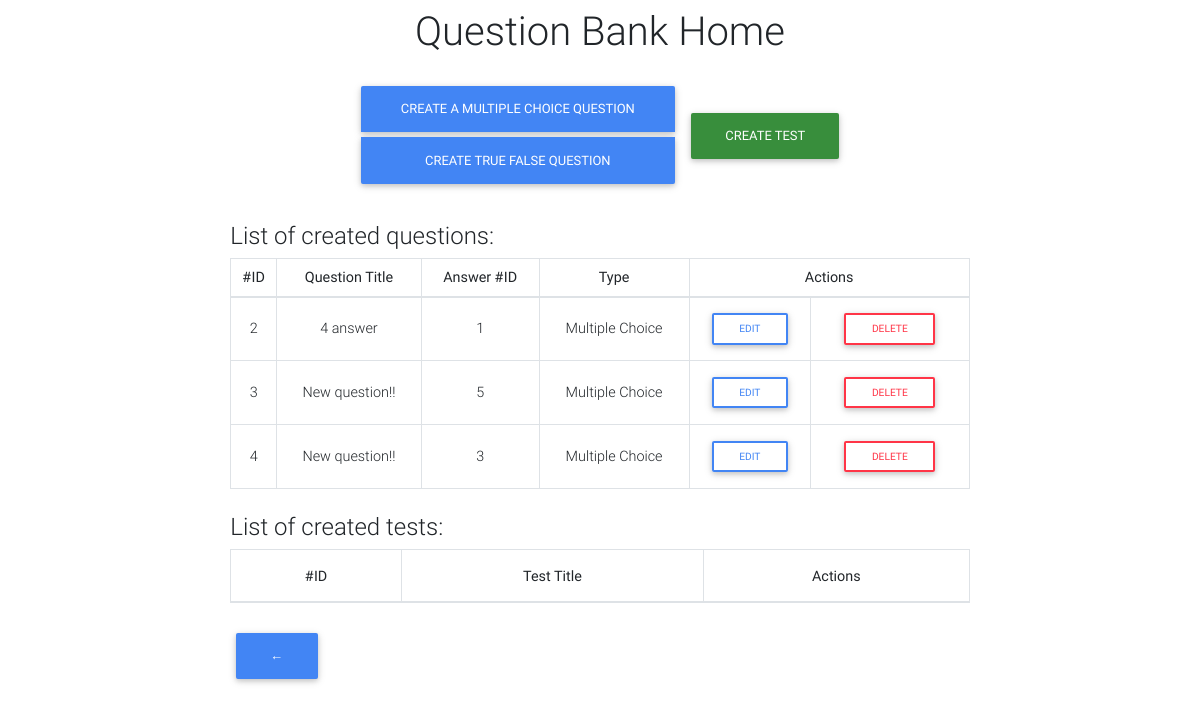
Before: /maker/ with the older database file.
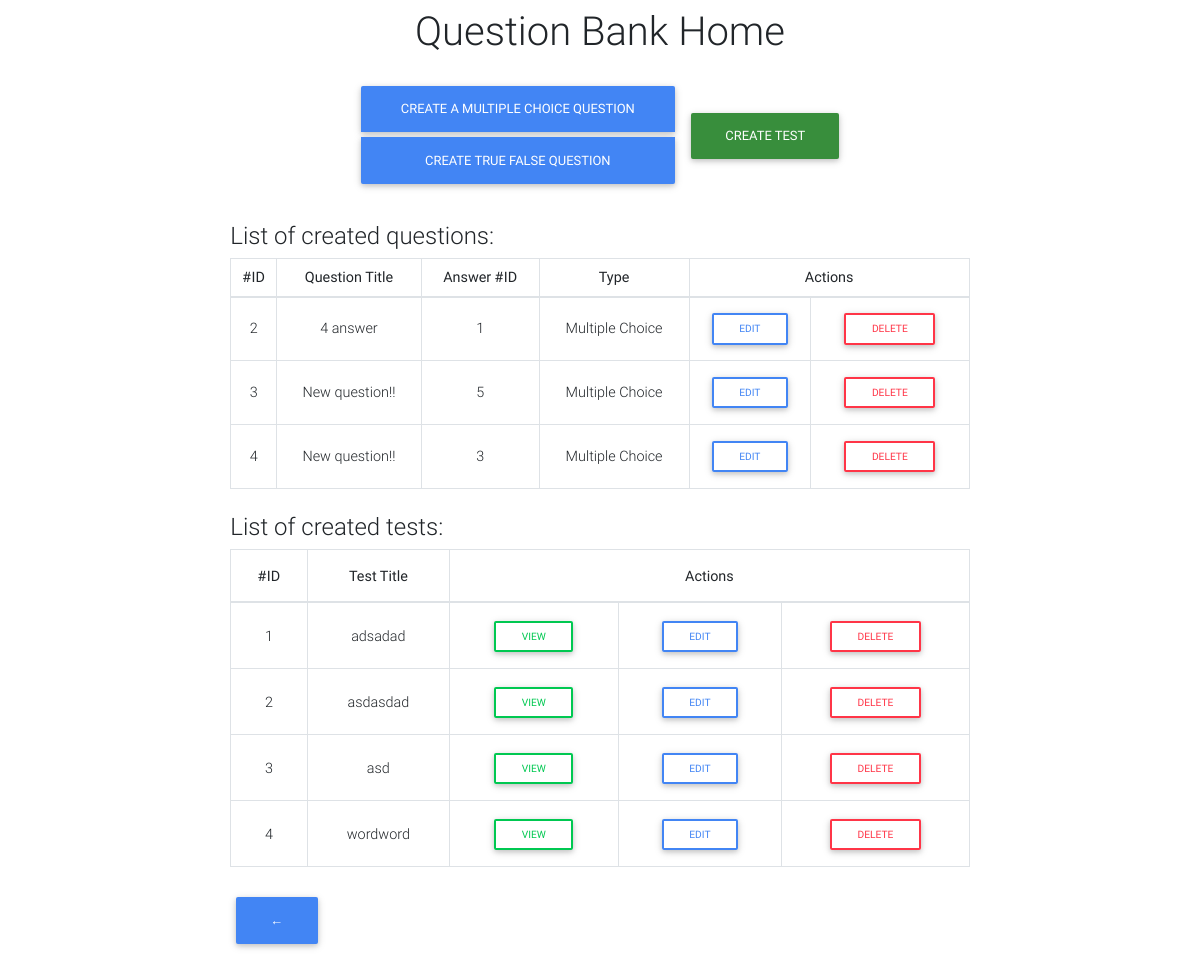
After: the same page with the newer database file.
### maker/models.py (models this page shows, shortened)
class QuestionModel(models.Model):
    id = models.AutoField(primary_key=True)
    question = models.CharField(max_length=256)
    answer = models.IntegerField()
    choice_1 = models.CharField(max_length=256, default='True')
    choice_2 = models.CharField(max_length=256, default='False')
    choice_3 = models.CharField(max_length=256, null=True, default=None)
    choice_4 = models.CharField(max_length=256, null=True, default=None)
    choice_5 = models.CharField(max_length=256, null=True, default=None)
    choice_6 = models.CharField(max_length=256, null=True, default=None)
    image = models.ImageField(default=None)
    category = models.ForeignKey(QuestionCategory, default=1, on_delete=models.CASCADE)

class TestModel(models.Model):
    id = models.AutoField(primary_key=True)
    question = models.ManyToManyField(QuestionModel)
    createdDate = models.DateField(auto_now_add=True)
    name = models.CharField(max_length=256, default=None)

### maker/views.py (the view)
# urls.py: path('', views.make_home_view, name='home'),
def make_home_view(request):
    t = TestModel.objects.all()
    q = QuestionModel.objects.all()
    return render(request, 'make_home.html', context =  {'q': q, 't': t})

### maker/templates/make_home.html (shortened to what the changed rows need)
{% extends 'base.html' %}
{% load static %}
{% block content %}
    <div class="col-12">
        <div class="row m-2">
            <div class="col-8 mx-auto">
                <h1 class="text-center"> Question Bank Home </h1>
            </div>
        </div>
        <div class="row m-2">
            <div class="col-8 mx-auto">
                <table class="table table-bordered table-sm">
                    <thead>
                    <tr>
                        <th class="text-center" scope="col">#ID</th>
                        <th class="text-center" scope="col">Question Title</th>
                        <th class="text-center" scope="col">Answer #ID</th>
                        <th class="text-center" scope="col">Type</th>
                        <th class="text-center" scope="col" colspan="2">Actions</th>
                    </tr>
                    </thead>
                    <tbody>
                    {% if q %}
                        {% for question in q %}
                            <tr>
                                <td class="pt-3-half align-middle text-center">{{ question.id }}</td>
                                <td class="pt-3-half align-middle text-center">{{ question.question }}</td>
                                <td class="pt-3-half align-middle text-center">{{ question.answer }}</td>
                                {% if question.choice_3 == None %}
                                    <td class="pt-3-half align-middle text-center">True/False</td>
                                    <td class="pt-3-half align-middle text-center"><a role="button" class="btn btn-outline-primary btn-sm"
                                            href="{% url 'maker:true_false_edit' id=question.id %}">Edit</a></td>
                                {% else %}
                                    <td class="pt-3-half align-middle text-center">Multiple Choice</td>
                                    <td class="pt-3-half align-middle text-center">
                                        <a role="button" class="btn btn-outline-primary btn-sm"
                                           href="{% url 'maker:multiple_choice_edit' id=question.id %}">Edit</a>
                                    </td>
                                {% endif %}
                                <td class="pt-3-half align-middle text-center">
                                    <button type="button" data-toggle="modal" data-target="#delete_question_popup"
                                            data-id={{ question.id }} class="btn btn-outline-danger btn-sm" onclick="deleteButton('{{ question.id }}', '{% url 'maker:delete_question' id=0 %}')">Delete</button>
                                </td>
                            </tr>
                        {% endfor %}
                    {% endif %}
                    </tbody>
                </table>
            </div>
        </div>
        <div class="row m-2">
            <div class="col-8 mx-auto">
                <table class="table table-bordered">
                    <thead>
                    <tr>
                        <th class="text-center" scope="col">#ID</th>
                        <th class="text-center" scope="col">Test Title</th>
                        <th class="text-center" scope="col" colspan="3">Actions</th>
                    </tr>
                    </thead>
                    <tbody>
                    {% if t %}
                        {% for test in t %}
                            <tr>
                                <td class="text-center align-middle">{{ test.id }}</td>
                                <td class="text-center align-middle">{{ test.name }}</td>
                                <td class="text-center align-middle">
                                    <a role="button" class="btn btn-sm btn-outline-success" href="#">View</a>
                                </td>
                                <td class="text-center align-middle">
                                    <a role="button" class="btn btn-sm btn-outline-primary" href="#">Edit</a>
                                </td>
                                <td class="text-center align-middle">
                                    <a role="button" class="btn btn-sm btn-outline-danger" href="#">Delete</a>
                                </td>
                            </tr>
                        {% endfor %}
                    {% endif %}
                    </tbody>
                </table>
            </div>
        </div>
    </div>
{% endblock %}

Changed rows visible on the page:
added TestModel: id "1", name "adsadad"
added TestModel: id "2", name "asdasdad"
added TestModel: id "3", name "asd"
added TestModel: id "4", name "wordword"
